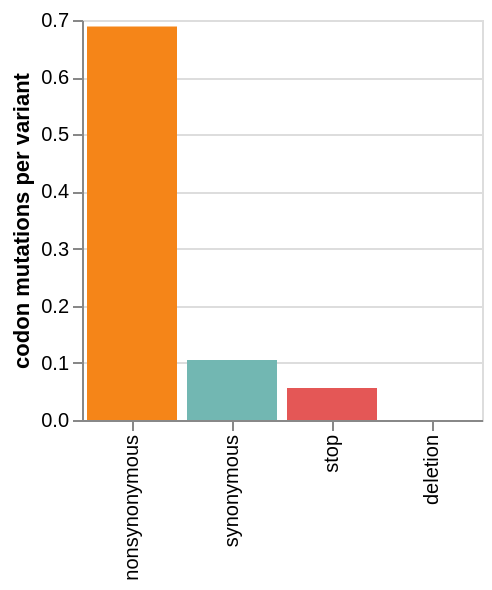

Notebook cell for this chart:
### Code cell
num_muts = variants.numCodonMutsByType(
    variant_type="all",
    samples=None,
    libraries=variants.libraries,
).assign(
    # remove categorical assignments to fix plotting issues
    mutation_type=lambda x: x["mutation_type"].tolist(),
    library=lambda x: x["library"].tolist(),
)

mut_type_order = (
    num_muts.sort_values("number", ascending=False)["mutation_type"].unique().tolist()
)

num_muts_chart = (
    alt.Chart(num_muts)
    .encode(
        x=alt.X("mutation_type", title=None, scale=alt.Scale(domain=mut_type_order)),
        y=alt.Y("number", title="codon mutations per variant"),
        color=alt.Color("mutation_type", legend=None),
        tooltip=["library", "mutation_type", alt.Tooltip("number", format=".2f")],
    )
    .mark_bar()
    .properties(width=alt.Step(50), height=200)
)

num_muts_chart

### Figure 1 — Vega-Lite specification as saved in the notebook (floating-point values rounded to 4 significant figures)
{"config": {"view": {"continuousWidth": 300, "continuousHeight": 300}}, "data": {"name": "data-8e2283f881b0a69b397501b94ab1556e"}, "mark": {"type": "bar"}, "encoding": {"color": {"field": "mutation_type", "legend": null, "type": "nominal"}, "tooltip": [{"field": "library", "type": "nominal"}, {"field": "mutation_type", "type": "nominal"}, {"field": "number", "format": ".2f", "type": "quantitative"}], "x": {"field": "mutation_type", "scale": {"domain": ["nonsynonymous", "synonymous", "stop", "deletion"]}, "title": null, "type": "nominal"}, "y": {"field": "number", "title": "codon mutations per variant", "type": "quantitative"}}, "height": 200, "width": {"step": 50}, "$schema": "https://vega.github.io/schema/vega-lite/v6.1.0.json", "datasets": {"data-8e2283f881b0a69b397501b94ab1556e": [{"library": "kpc", "sample": "barcoded variants", "mutation_type": "nonsynonymous", "num_muts_count": 298387, "count": 433323, "number": 0.6886}, {"library": "kpc", "sample": "barcoded variants", "mutation_type": "synonymous", "num_muts_count": 45553, "count": 433323, "number": 0.1051}, {"library": "kpc", "sample": "barcoded variants", "mutation_type": "stop", "num_muts_count": 24173, "count": 433323, "number": 0.05579}, {"library": "kpc", "sample": "barcoded variants", "mutation_type": "deletion", "num_muts_count": 0, "count": 433323, "number": 0.0}]}}
